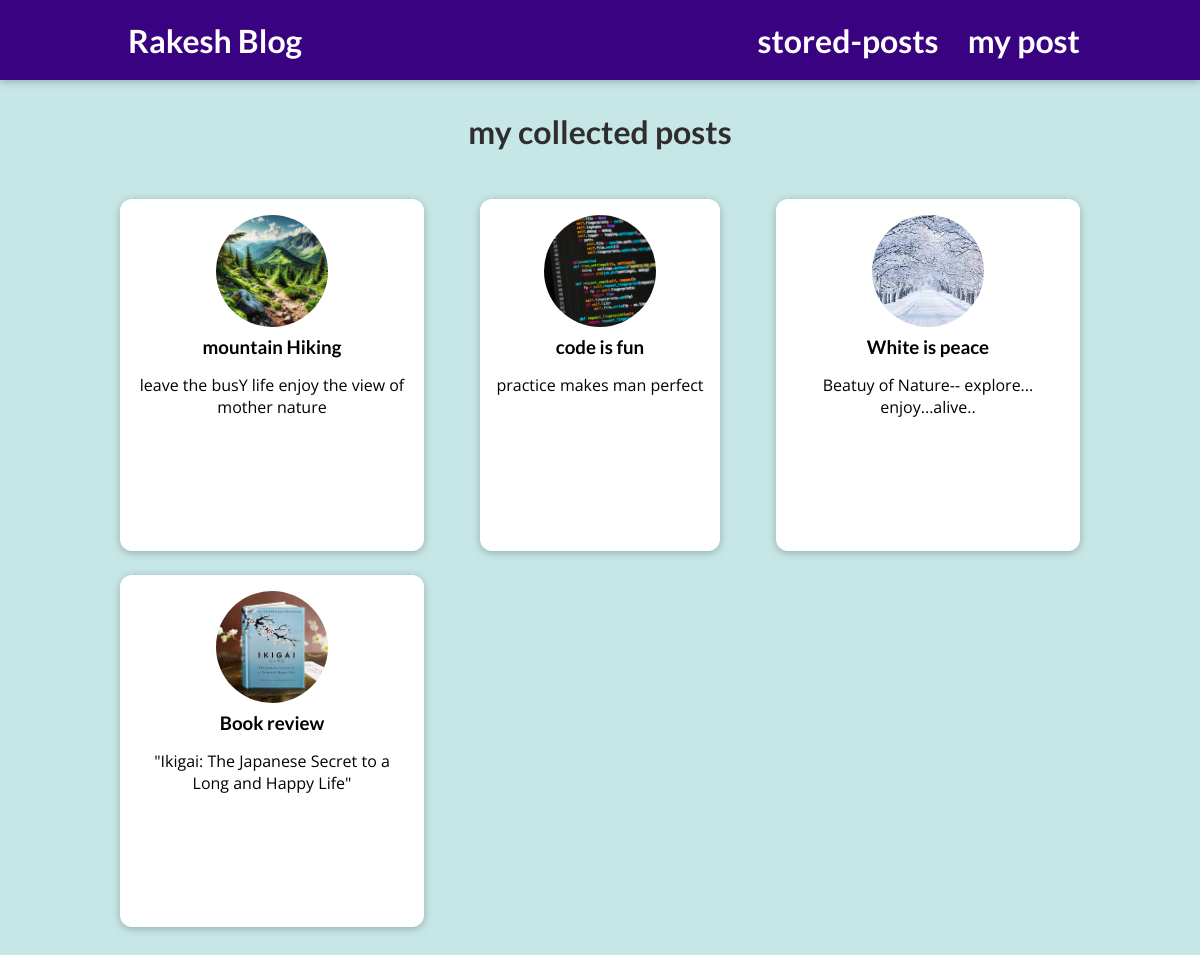
The page /posts on the database its author committed.
### blog/models.py (models this page shows, shortened)
class post(models.Model):
    title = models.CharField(max_length=150)
    Excerpt = models.CharField(max_length=200)
    image =models.ImageField(upload_to="posts",null=True)
    Date = models.DateField(auto_now=True)
    slug =models.SlugField(unique=True,db_index=True)
    content=models.TextField(validators=[MinLengthValidator(10)])
    Author =models.ForeignKey(Author,on_delete=models.SET_NULL, null=True,related_name="posts")
    Tags=models.ManyToManyField(Tag)

### blog/views.py (the view)
# urls.py: path("posts",views.allPostListView.as_view(),name="posts-page"),
class allPostListView(ListView):
    model = post
    template_name = "blog/all-posts.html"
    context_object_name = "all_posts"

### blog/templates/blog/all-posts.html (shortened to what this page needs)
{% extends "base.html" %}
{% load static %}
 {% block cssfiles %}
 <link href="{% static "blog/post.css" %}" rel="stylesheet">
 <link href="{% static "blog/all-posts.css" %}" rel="stylesheet">
 {% endblock %}
{% block content %}
<section id="all-posts" >
<h2>my collected posts</h2>
<ul>
    {% for post in all_posts %}
        {% include "blog/includes/post.html" %}
    {% endfor %}
</ul>
</section>
{% endblock %}

### blog/templates/blog/includes/post.html (shortened to what this page needs)
{% load static  %}
<li>
    <article class="post">
        <a href="{% url "post-detail-page" post.slug %}">
            <img src="{{post.image.url}}" alt="{{ post.title }}"/>
            <div class = "post__content">
                <h3>{{ post.title }}</h3>
                <p>{{ post.Excerpt }}</p>
            </div>
        </a>
    </li>

### static/apps.css (style rules this page uses)
* { box-sizing: border-box; }
html { font-family: 'Open Sans', 'Lato', sans-serif; }
body { margin: 0; }
h1, h2, h3 { font-family: 'Lato', sans-serif; font-weight: bold; }

### blog/static/blog/post.css (style rules this page uses)
.post { display:flex; flex-direction:column; align-items:center; text-align:center; }
.post a { text-decoration: none; color:black; transition:all 0.2s ease; padding:1rem; }
.post img { width :5rem; }
.post img { width: 5rem; height: 5rem; object-fit: cover; border-radius: 50%; }
.post h3 { margin: 0.25rem 0; }

### blog/static/blog/all-posts.css (style rules this page uses)
body { background-color: #c7e7e7; }
#all-posts { margin: 7rem auto; width: 90%; max-width: 60rem; }
#all-posts h2 { text-align: center; font-size: 2rem; color:#2e2e2e; margin:3rem 0; }
ul { list-style:none; margin:0; padding: 0; display:grid; grid-template-columns:repeat(auto-fill, minmax(17rem,1fr)); gap:1.5rem; }
.post img { width: 7rem; height: 7rem; }
.post a { height: 22rem; transform-origin: center; box-shadow: 0 2px 8px rgba(0, 0, 0, 0.25); border-radius: 12px; background-color: white; }

### rows shown on the page
post: image (picture), title "mountain Hiking", Excerpt "leave the busY life enjoy the view of mother nature"
post: image (picture), title "code is fun", Excerpt "practice makes man perfect"
post: image (picture), title "White is peace", Excerpt "Beatuy of Nature-- explore... enjoy...alive.."
post: image (picture), title "Book review", Excerpt "\"Ikigai: The Japanese Secret to a Long and Happy Life\""
